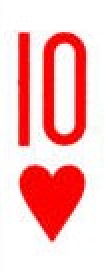
#> input picture Pruebas_cartas/10 corazones.jpg, 52 x 137 px (shown 2 times larger); its folder holds 4 pictures in this run
$ python densidades.py
#> lines starting #> are read from the running program, lines starting #| are printed output that depends on the picture
import cv2
import numpy as np
import os

# Inicializar SIFT
sift = cv2.SIFT_create()

# Función para calcular las densidades de los keypoints en una cuadrícula
def calcular_densidad(kp, img_width, img_height, grid_size):
    density_map = np.zeros((grid_size, grid_size))
    cell_width = img_width // grid_size
    cell_height = img_height // grid_size

    for point in kp:
        x, y = point.pt
        col = int(x / cell_width)
        row = int(y / cell_height)
        density_map[row, col] += 1

    return density_map

# Función para cargar las imágenes de referencia y calcular las densidades de referencia
def calcular_densidades_referencia():
    # Diccionario para almacenar las densidades de referencia
    densidades_referencia = {}

    # Obtener la lista de archivos en el directorio actual
    archivos = os.listdir('.')

    # Iterar sobre cada archivo en el directorio
    for archivo in archivos:
        # Verificar si el archivo es una imagen JPG o PNG
        if archivo.endswith('.jpg') or archivo.endswith('.png'):
            # Extraer el nombre de la carta del archivo
            nombre_carta = os.path.splitext(archivo)[0]
            # Cargar la imagen de referencia de la carta
            carta_img = cv2.imread(archivo, cv2.IMREAD_GRAYSCALE)
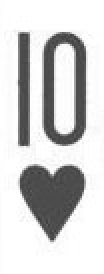
#> carta_img: shape (137, 52) (shown 2 times larger); min 57, max 255, mean 208.9
            # Encontrar los keypoints y descriptores con SIFT
            kp, des = sift.detectAndCompute(carta_img, None)
#> kp = 13 keypoints; strongest (x, y, size): (25, 98, 18.8), (12, 70, 4.5), (32, 27, 6.2), (32, 61, 6.3)
            # Calcular la densidad de puntos coincidentes en una cuadrícula 4x4
            density_map = calcular_densidad(kp, carta_img.shape[1], carta_img.shape[0], grid_size=4)
#> the loop in calcular_densidad, `for point in kp:` made 13 passes
#> (point, x, y, col, row) on passes 1 to 12: (keypoint at (11.8, 69.5), size 4.5, 11.78, 69.51, 0, 2), (keypoint at (11.8, 69.5), size 4.5, 11.78, 69.51, 0, 2), (keypoint at (12, 82.8), size 2, 12.03, 82.81, 0, 2), (keypoint at (19.3, 109.4), size 1.9, 19.35, 109.4, 1, 3), (keypoint at (22.1, 118.2), size 2.4, 22.07, 118.2, 1, 3), (keypoint at (25.2, 78.4), size 9.3, 25.17, 78.44, 1, 2), (keypoint at (25.5, 98.3), size 18.8, 25.5, 98.35, 1, 2), (keypoint at (25.8, 118.3), size 2.8, 25.85, 118.3, 1, 3), (keypoint at (25.8, 118.3), size 2.8, 25.85, 118.3, 1, 3), (keypoint at (32, 61.3), size 6.3, 32.03, 61.3, 2, 1), (keypoint at (32, 61.3), size 6.3, 32.03, 61.3, 2, 1), (keypoint at (32.1, 27), size 6.2, 32.13, 26.96, 2, 0)
#> after the loop in calcular_densidad, `for point in kp:`: density_map = [[0, 0, 2, 0], [0, 0, 2, 0], [3, 2, 0, 0], [0, 4, 0, 0]]
            # Almacenar la densidad de referencia en el diccionario
            densidades_referencia[nombre_carta] = density_map

    return densidades_referencia

# Calcular las densidades de referencia
densidades_referencia = calcular_densidades_referencia()
#> densidades_referencia = 4 items

# Imprimir las densidades de referencia
for carta, density_map in densidades_referencia.items():
    print(f'Densidad de referencia para {carta}:')
    for row in density_map:
        print("[", ", ".join(map(str, row)), "]")
    print('\n')
#> this loop made 4 passes
#> (carta, density_map) on passes 1, 2, 4: ('10 corazones', [[0, 0, 2, 0], [0, 0, 2, 0], [3, 2, 0, 0], [0, 4, 0, 0]]), ('10_corazones', [[0, 0, 2, 0], [0, 0, 2, 0], [3, 2, 0, 0], [0, 4, 0, 0]]), ('10_rombos', [[2, 3, 4, 1], [0, 5, 9, 3], [0, 0, 4, 0], [0, 0, 3, 1]])
#> carta on pass 3: '10_picas'
#> (printed output is left out)
